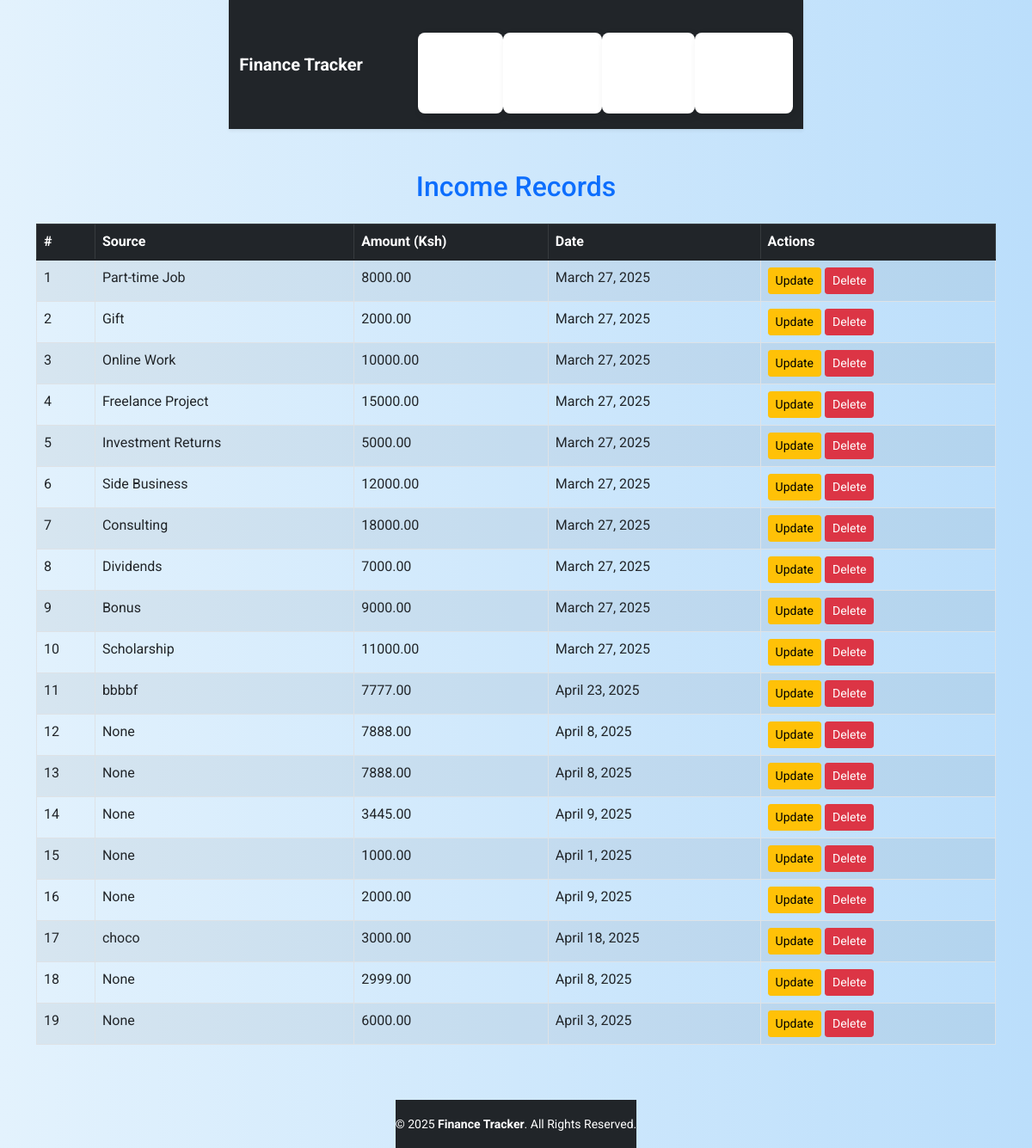
The app's page /income/ with its own data.
### tracker/models.py (models this page shows, shortened)
class Income(models.Model):
    source = models.CharField(max_length=100)
    amount = models.DecimalField(max_digits=10, decimal_places=2)
    date = models.DateField()
    description = models.CharField(max_length=100)

### tracker/views.py (the view)
# urls.py: path('income/', views.income_list, name='income_list'),
def income_list(request):
    incomes = Income.objects.all()
    return render(request, 'tracker/income_list.html', {'incomes': incomes})

### tracker/templates/tracker/income_list.html (shortened to what this page needs)
{% extends "base.html" %}
{% block content %}
    <h2 class="text-center text-primary mb-4">Income Records</h2>
    {% if incomes %}
        <div class="table-responsive">
            <table class="table table-striped table-bordered">
                <thead class="table-dark">
                    <tr>
                        <th>#</th>
                        <th>Source</th>
                        <th>Amount (Ksh)</th>
                        <th>Date</th>
                        <th>Actions</th>
                    </tr>
                </thead>
                <tbody>
                    {% for income in incomes %}
                        <tr>
                            <td>{{ forloop.counter }}</td>
                            <td>{{ income.source }}</td>
                            <td>{{ income.amount }}</td>
                            <td>{{ income.date }}</td>
                            <td>
                                <a href="{% url 'tracker:update_income' income.id %}" class="btn btn-warning btn-sm">Update</a>
                                <a href="{% url 'tracker:delete_income' income.id %}" class="btn btn-danger btn-sm">Delete</a>
                            </td>
                        </tr>
                    {% endfor %}
                </tbody>
            </table>
        </div>
    {% else %}
        <div class="alert alert-warning text-center" role="alert">
            No income records found.
        </div>
    {% endif %}
{% endblock %}

### tracker/static/style.css (style rules this page uses)
body { font-family: "Poppins", Arial, sans-serif; margin: 0; padding: 0; background: linear-gradient(to right, #e3f2fd, #bbdefb); color: #333; display: flex; flex-direction: column; align-items: center; }

### records on screen
Income: source "Part-time Job", amount "8000.00", date "March 27, 2025"
Income: source "Gift", amount "2000.00", date "March 27, 2025"
Income: source "Online Work", amount "10000.00", date "March 27, 2025"
Income: source "Freelance Project", amount "15000.00", date "March 27, 2025"
Income: source "Investment Returns", amount "5000.00", date "March 27, 2025"
Income: source "Side Business", amount "12000.00", date "March 27, 2025"
Income: source "Consulting", amount "18000.00", date "March 27, 2025"
Income: source "Dividends", amount "7000.00", date "March 27, 2025"
Income: source "Bonus", amount "9000.00", date "March 27, 2025"
Income: source "Scholarship", amount "11000.00", date "March 27, 2025"
Income: source "bbbbf", amount "7777.00", date "April 23, 2025"
Income: source "None", amount "7888.00", date "April 8, 2025"
Income: source "None", amount "7888.00", date "April 8, 2025"
Income: source "None", amount "3445.00", date "April 9, 2025"
Income: source "None", amount "1000.00", date "April 1, 2025"
Income: source "None", amount "2000.00", date "April 9, 2025"
Income: source "choco", amount "3000.00", date "April 18, 2025"
Income: source "None", amount "2999.00", date "April 8, 2025"
Income: source "None", amount "6000.00", date "April 3, 2025"
